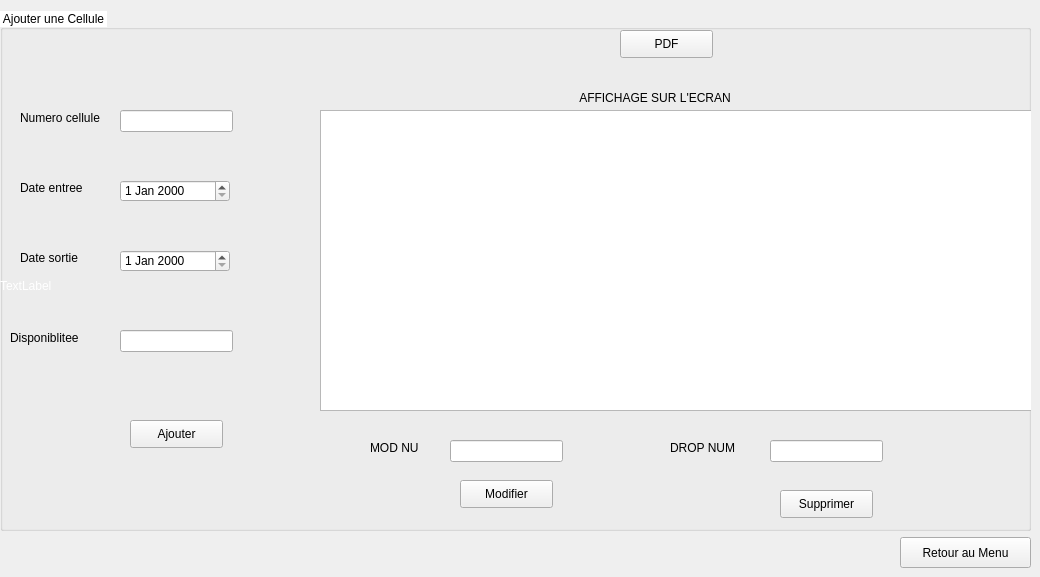
    <widget class="QWidget" name="page_4">
     <widget class="QGroupBox" name="groupBox_20">
      <property name="geometry">
       <rect>
        <x>0</x>
        <y>10</y>
        <width>1031</width>
        <height>521</height>
       </rect>
      </property>
      <property name="styleSheet">
       <string notr="true">QTextEdit
{
    background-color: white;
}
 QGroupBox::title {
   
     background-color: white;
 }</string>
      </property>
      <property name="title">
       <string>Ajouter une Cellule</string>
      </property>
      <widget class="QTableView" name="affichec">
       <property name="geometry">
        <rect>
         <x>320</x>
         <y>100</y>
         <width>731</width>
         <height>301</height>
        </rect>
       </property>
      </widget>
      <widget class="QLineEdit" name="lineEdit_num">
       <property name="geometry">
        <rect>
         <x>120</x>
         <y>100</y>
         <width>113</width>
         <height>22</height>
        </rect>
       </property>
      </widget>
      <widget class="QLineEdit" name="lineEdit_dis">
       <property name="geometry">
        <rect>
         <x>120</x>
         <y>320</y>
         <width>113</width>
         <height>22</height>
        </rect>
       </property>
      </widget>
      <widget class="QDateEdit" name="dateline1">
       <property name="geometry">
        <rect>
         <x>120</x>
         <y>170</y>
         <width>110</width>
         <height>22</height>
        </rect>
       </property>
      </widget>
      <widget class="QDateEdit" name="dateline2">
       <property name="geometry">
        <rect>
         <x>120</x>
         <y>240</y>
         <width>110</width>
         <height>22</height>
        </rect>
       </property>
      </widget>
      <widget class="QLabel" name="label_55">
       <property name="geometry">
        <rect>
         <x>20</x>
         <y>100</y>
         <width>91</width>
         <height>16</height>
        </rect>
       </property>
       <property name="text">
        <string>Numero cellule</string>
       </property>
      </widget>
      <widget class="QLabel" name="label_56">
       <property name="geometry">
        <rect>
         <x>20</x>
         <y>170</y>
         <width>71</width>
         <height>16</height>
        </rect>
       </property>
       <property name="text">
        <string>Date entree</string>
       </property>
      </widget>
      <widget class="QLabel" name="label_57">
       <property name="geometry">
        <rect>
         <x>20</x>
         <y>240</y>
         <width>71</width>
         <height>16</height>
        </rect>
       </property>
       <property name="text">
        <string>Date sortie</string>
       </property>
      </widget>
      <widget class="QLabel" name="label_58">
       <property name="geometry">
        <rect>
         <x>10</x>
         <y>320</y>
         <width>101</width>
         <height>16</height>
        </rect>
       </property>
       <property name="text">
        <string>Disponiblitee</string>
       </property>
      </widget>
      <widget class="QPushButton" name="pushButton_42">
       <property name="geometry">
        <rect>
         <x>130</x>
         <y>410</y>
         <width>93</width>
         <height>28</height>
        </rect>
       </property>
       <property name="text">
        <string>Ajouter</string>
       </property>
      </widget>
      <widget class="QLineEdit" name="lineEdit_6">
       <property name="geometry">
        <rect>
         <x>450</x>
         <y>430</y>
         <width>113</width>
         <height>22</height>
        </rect>
       </property>
      </widget>
      <widget class="QLineEdit" name="lineEdit_7">
       <property name="geometry">
        <rect>
         <x>770</x>
         <y>430</y>
         <width>113</width>
         <height>22</height>
        </rect>
       </property>
      </widget>
      <widget class="QPushButton" name="pushButton_43">
       <property name="geometry">
        <rect>
         <x>620</x>
         <y>20</y>
         <width>93</width>
         <height>28</height>
        </rect>
       </property>
       <property name="text">
        <string>PDF</string>
       </property>
      </widget>
      <widget class="QLabel" name="label_59">
       <property name="geometry">
        <rect>
         <x>520</x>
         <y>80</y>
         <width>291</width>
         <height>16</height>
        </rect>
       </property>
       <property name="text">
        <string>                  AFFICHAGE SUR L'ECRAN</string>
       </property>
      </widget>
      <widget class="QPushButton" name="pushButton_44">
       <property name="geometry">
        <rect>
         <x>460</x>
         <y>470</y>
         <width>93</width>
         <height>28</height>
        </rect>
       </property>
       <property name="text">
        <string>Modifier</string>
       </property>
      </widget>
      <widget class="QPushButton" name="pushButton_45">
       <property name="geometry">
        <rect>
         <x>780</x>
         <y>480</y>
         <width>93</width>
         <height>28</height>
        </rect>
       </property>
       <property name="text">
        <string>Supprimer</string>
       </property>
      </widget>
      <widget class="QLabel" name="label_60">
       <property name="geometry">
        <rect>
         <x>370</x>
         <y>430</y>
         <width>61</width>
         <height>16</height>
        </rect>
       </property>
       <property name="text">
        <string>MOD NU</string>
       </property>
      </widget>
      <widget class="QLabel" name="label_61">
       <property name="geometry">
        <rect>
         <x>670</x>
         <y>430</y>
         <width>81</width>
         <height>16</height>
        </rect>
       </property>
       <property name="text">
        <string>DROP NUM</string>
       </property>
      </widget>
      <widget class="QLabel" name="label_pic11">
       <property name="geometry">
        <rect>
         <x>0</x>
         <y>-10</y>
         <width>1071</width>
         <height>571</height>
        </rect>
       </property>
       <property name="styleSheet">
        <string notr="true">QLabel{
 color: white;
  background: transparent;
}</string>
       </property>
       <property name="text">
        <string>TextLabel</string>
       </property>
      </widget>
      <zorder>label_pic11</zorder>
      <zorder>affichec</zorder>
      <zorder>lineEdit_num</zorder>
      <zorder>lineEdit_dis</zorder>
      <zorder>dateline1</zorder>
      <zorder>dateline2</zorder>
      <zorder>label_55</zorder>
      <zorder>label_56</zorder>
      <zorder>label_57</zorder>
      <zorder>label_58</zorder>
      <zorder>pushButton_42</zorder>
      <zorder>lineEdit_6</zorder>
      <zorder>lineEdit_7</zorder>
      <zorder>pushButton_43</zorder>
      <zorder>label_59</zorder>
      <zorder>pushButton_44</zorder>
      <zorder>pushButton_45</zorder>
      <zorder>label_60</zorder>
      <zorder>label_61</zorder>
     </widget>
     <widget class="QPushButton" name="pushButton_64">
      <property name="geometry">
       <rect>
        <x>900</x>
        <y>537</y>
        <width>131</width>
        <height>31</height>
       </rect>
      </property>
      <property name="text">
       <string>Retour au Menu</string>
      </property>
     </widget>
    </widget>
